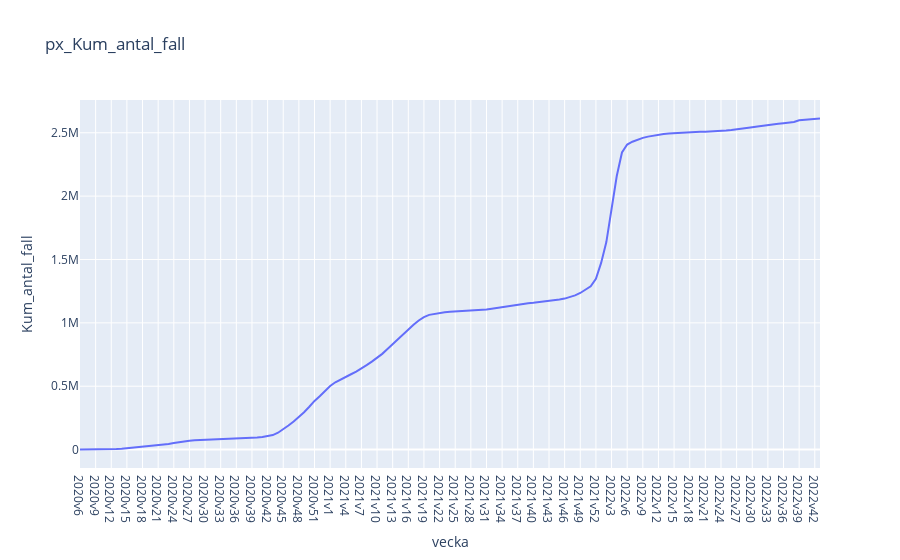

This figure's notebook cell:
### Code cell
sns_plot_line_chart(df_covid_infection, "vecka", "Kum_antal_fall", "sns_Kum_antal_fall", PLOT_IMAGE_PATH)
px_plot_line_chart(df_covid_infection, "vecka", "Kum_antal_fall", "px_Kum_antal_fall", PLOT_IMAGE_PATH)

### Figure 1 — Plotly figure (JSON) as saved in the notebook; plotly's stock layout.template omitted (floating-point values rounded to 4 significant figures; data arrays with more than 128 entries replaced by an {"elided": "..."} marker saying what was removed)
{"data": [{"hovertemplate": "vecka=%{x}<br>Kum_antal_fall=%{y}<extra></extra>", "legendgroup": "", "line": {"color": "#636efa", "dash": "solid"}, "marker": {"symbol": "circle"}, "mode": "lines", "name": "", "orientation": "v", "showlegend": false, "type": "scatter", "x": {"elided": "143 str values"}, "xaxis": "x", "y": {"elided": "143 int values"}, "yaxis": "y"}], "layout": {"legend": {"tracegroupgap": 0}, "title": {"text": "px_Kum_antal_fall"}, "xaxis": {"anchor": "y", "domain": [0, 1], "title": {"text": "vecka"}}, "yaxis": {"anchor": "x", "domain": [0, 1], "title": {"text": "Kum_antal_fall"}}}}
